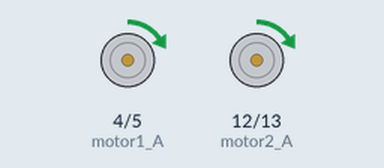
Recording of a sketch running on a simulated Arduino Uno, built with avr-gcc and run on an emulated ATmega328P. Parts: motor-driver pin pairs drawn as motors (green arrow = first pin HIGH = forward, orange = second pin HIGH = backward, longer = more drive, scaled by the enable pin).

Above: at 0.15 s.
At 5.2 s:
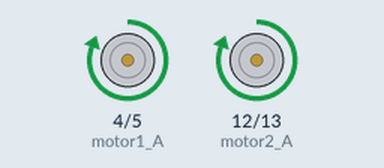
At 13.89 s:
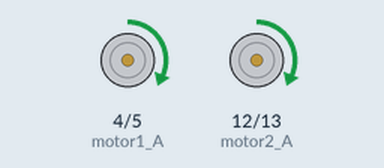
At 22.4 s:
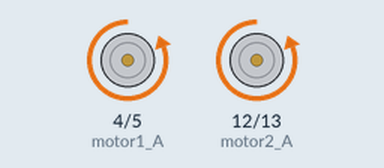
Timing chart, 0 to 34.0 s (numbered marks = the images above):
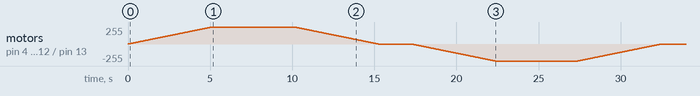

The sketch:

start_glazmotor.ino
```cpp
#define motor1_A 4
#define motor1_B 5
#define motor1_pwm 3

#define motor2_A 12
#define motor2_B 13
#define motor2_pwm 11

void setup()
{
  pinMode(4, OUTPUT);
  pinMode(5, OUTPUT);
  pinMode(3, OUTPUT);

  pinMode(13, OUTPUT);
  pinMode(12, OUTPUT);
  pinMode(11, OUTPUT);
}

void loop()
{
  digitalWrite(motor1_A, 1);
  digitalWrite(motor1_B, 0);

  digitalWrite(motor2_A, 1);
  digitalWrite(motor2_B, 0);
  for (int i = 0; i < 256; i++)
  {
    analogWrite(motor1_pwm, i);
    analogWrite(motor2_pwm, i);
    delay(20);
  }
  delay (5000);
  for (int i = 255; i >= 0; i--)
  {
    analogWrite(motor1_pwm, i);
    analogWrite(motor2_pwm, i);
    delay(20);
  }
  digitalWrite(motor1_A, 0);
  digitalWrite(motor1_B, 1);

  digitalWrite(motor2_A, 0);
  digitalWrite(motor2_B, 1);
  delay(2000);
    for (int i = 0; i < 256; i++)
  {
    analogWrite(motor1_pwm, i);
    analogWrite(motor2_pwm, i);
    delay(20);
  }
  delay (5000);
  for (int i = 255; i >= 0; i--)
  {
    analogWrite(motor1_pwm, i);
    analogWrite(motor2_pwm, i);
    delay(20);
  }
  delay(500000);
}
```
